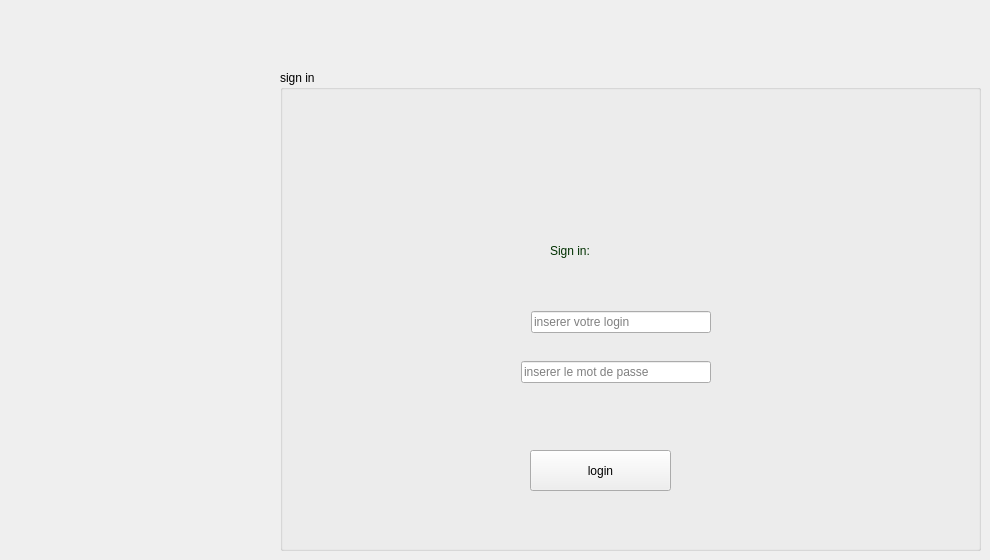
    <widget class="QWidget" name="page">
     <widget class="QGroupBox" name="groupBox">
      <property name="geometry">
       <rect>
        <x>280</x>
        <y>70</y>
        <width>701</width>
        <height>481</height>
       </rect>
      </property>
      <property name="title">
       <string>sign in</string>
      </property>
      <widget class="QPushButton" name="login_2">
       <property name="geometry">
        <rect>
         <x>250</x>
         <y>380</y>
         <width>141</width>
         <height>41</height>
        </rect>
       </property>
       <property name="styleSheet">
        <string notr="true">QPushButton {
	
	font: 14pt &quot;MS Shell Dlg 2&quot;;

background-color: #0078D4; /* Button background color similar to Windows */

color: #FFFFFF; /* Button text color */

border: 1px solid #0078D4; /* Button border color */

border-radius: 4px; /* Button border radius */

padding: 6px 12px; /* Button padding */

}



QPushButton:hover {

background-color: #00559B; /* Hovered button background color */

border: 1px solid #00559B; /* Hovered button border color */

}



QPushButton:pressed {

background-color: #003C75; /* Pressed butt}</string>
       </property>
       <property name="text">
        <string>login</string>
       </property>
      </widget>
      <widget class="QLabel" name="label_13">
       <property name="geometry">
        <rect>
         <x>270</x>
         <y>160</y>
         <width>91</width>
         <height>41</height>
        </rect>
       </property>
       <property name="styleSheet">
        <string notr="true">font: 75 18pt &quot;Rockwell Condensed&quot;;
color: rgb(0, 48, 0);</string>
       </property>
       <property name="text">
        <string>Sign in:</string>
       </property>
      </widget>
      <widget class="QLabel" name="label_14">
       <property name="geometry">
        <rect>
         <x>10</x>
         <y>20</y>
         <width>56</width>
         <height>41</height>
        </rect>
       </property>
       <property name="text">
        <string/>
       </property>
       <property name="pixmap">
        <pixmap>../../OneDrive/Pictures/logo.jpg</pixmap>
       </property>
       <property name="scaledContents">
        <bool>true</bool>
       </property>
      </widget>
      <widget class="QLabel" name="label_15">
       <property name="geometry">
        <rect>
         <x>580</x>
         <y>20</y>
         <width>101</width>
         <height>91</height>
        </rect>
       </property>
       <property name="text">
        <string/>
       </property>
       <property name="pixmap">
        <pixmap>../../OneDrive/Pictures/projet/308382982_615546510197972_8922151083998088599_n.png</pixmap>
       </property>
       <property name="scaledContents">
        <bool>true</bool>
       </property>
      </widget>
      <widget class="QWidget" name="layoutWidget">
       <property name="geometry">
        <rect>
         <x>210</x>
         <y>290</y>
         <width>221</width>
         <height>24</height>
        </rect>
       </property>
       <layout class="QHBoxLayout" name="horizontalLayout_4">
        <property name="spacing">
         <number>10</number>
        </property>
        <item>
         <widget class="QLabel" name="label_11">
          <property name="minimumSize">
           <size>
            <width>21</width>
            <height>21</height>
           </size>
          </property>
          <property name="maximumSize">
           <size>
            <width>21</width>
            <height>21</height>
           </size>
          </property>
          <property name="text">
           <string/>
          </property>
          <property name="pixmap">
           <pixmap>../../OneDrive/Pictures/projet/passworf.png</pixmap>
          </property>
          <property name="scaledContents">
           <bool>true</bool>
          </property>
         </widget>
        </item>
        <item>
         <widget class="QLineEdit" name="password">
          <property name="echoMode">
           <enum>QLineEdit::Password</enum>
          </property>
          <property name="placeholderText">
           <string>inserer le mot de passe</string>
          </property>
         </widget>
        </item>
       </layout>
      </widget>
      <widget class="QWidget" name="layoutWidget">
       <property name="geometry">
        <rect>
         <x>210</x>
         <y>240</y>
         <width>221</width>
         <height>24</height>
        </rect>
       </property>
       <layout class="QHBoxLayout" name="horizontalLayout_5">
        <property name="spacing">
         <number>10</number>
        </property>
        <item>
         <widget class="QLabel" name="label_10">
          <property name="minimumSize">
           <size>
            <width>31</width>
            <height>21</height>
           </size>
          </property>
          <property name="maximumSize">
           <size>
            <width>31</width>
            <height>21</height>
           </size>
          </property>
          <property name="text">
           <string/>
          </property>
          <property name="pixmap">
           <pixmap>../../OneDrive/Pictures/projet/user-login-icon-14.png</pixmap>
          </property>
          <property name="scaledContents">
           <bool>true</bool>
          </property>
         </widget>
        </item>
        <item>
         <widget class="QLineEdit" name="username">
          <property name="placeholderText">
           <string>inserer votre login</string>
          </property>
         </widget>
        </item>
       </layout>
      </widget>
     </widget>
    </widget>
